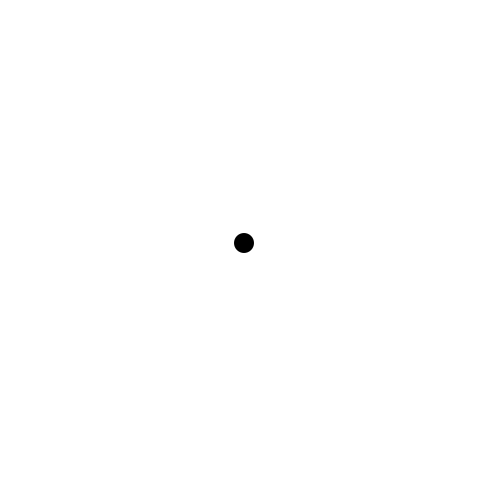
Frame 1 (no input)
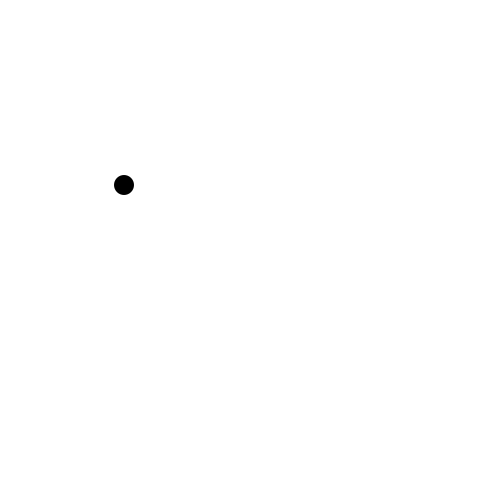
Frame 60 (the mouse pressed at the canvas centre just before this capture)
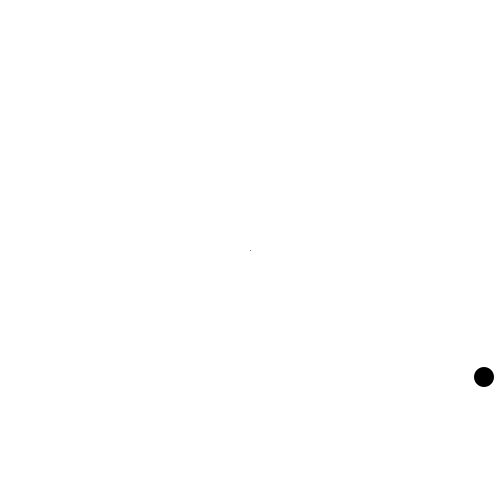
Frame 120 (the mouse held since frame 60 and released just before this capture)

The Processing sketch that drew these frames (run headless with seeded random() and noise(); from frame 60 on, the mouse is pressed at the canvas centre):

// Processing sketch: processing_61102
// ── processing_61102.pde

// 계속적 사용 변수.
int screenW = 500, screenH = 500;
int bgCol = 0xffffffff;

// 4. 클래스 사용, 한 개의 공 튀기기.
BallStep4 ball;

int mX, mY;
int strokeCol = 0xffff0000;
float trgBuff = 0.1f;

public void setup() {
  size(500, 500);
  ball = new BallStep4(this, width / 2, height / 2, 10, radians(random(360)));
}

public void draw() {
  ball.positionUpdate();
  ball.reflection();
  background(bgCol);
  noStroke();
  fill(ball.get_fillCol());
  ellipse(ball.get_x(), ball.get_y(), ball.get_diameter(), 
  ball.get_diameter());
  if (mousePressed) {
    stroke(strokeCol);
    line(mX, mY, mouseX, mouseY);
  }
}

public void mousePressed() {
  mX = mouseX;
  mY = mouseY;
}

public void mouseReleased() {
  float dist = dist(mX, mY, mouseX, mouseY);
  float angle = atan2(mouseY - mY, mouseX - mX);
  ball = new BallStep4(this, mX, mY, trgBuff * dist, angle);
}

public class BallStep4 {
  private PApplet p;
  private int x, y;
  private int r = 10;
  private int vx, vy;
  private int fillCol = 0xff000000;

  BallStep4(PApplet p, int x, int y, float speed, float angle) {
    this.p = p;
    initiation(x, y, speed, angle);
  }

  public void initiation(int x, int y, float speed, float angle) {
    this.x = x;
    this.y = y;
    vx = (int) (speed * p.cos(angle));
    vy = (int) (speed * p.sin(angle));
  }

  public void positionUpdate() {
    x += vx;
    y += vy;
  }

  public void reflection() {
    if (x < r || x > p.width - 1 - r) {
      vx *= -1;
      if (x < r) {
        // 정확한 반사좌표는 아니다.
        x = r;
      } 
      else {
        // 정확한 반사좌표는 아니다.
        x = p.width - 1 - r;
      }
    }
    if (y < r || y > p.height - 1 - r) {
      vy *= -1;
      if (y < r) {
        // 정확한 반사좌표는 아니다.
        y = r;
      } 
      else {
        // 정확한 반사좌표는 아니다.
        y = p.height - 1 - r;
      }
    }
  }

  public int get_x() {
    return x;
  }

  public int get_y() {
    return y;
  }

  public int get_r() {
    return r;
  }

  public int get_diameter() {
    return 2*r;
  }

  public int get_fillCol() {
    return fillCol;
  }
}
